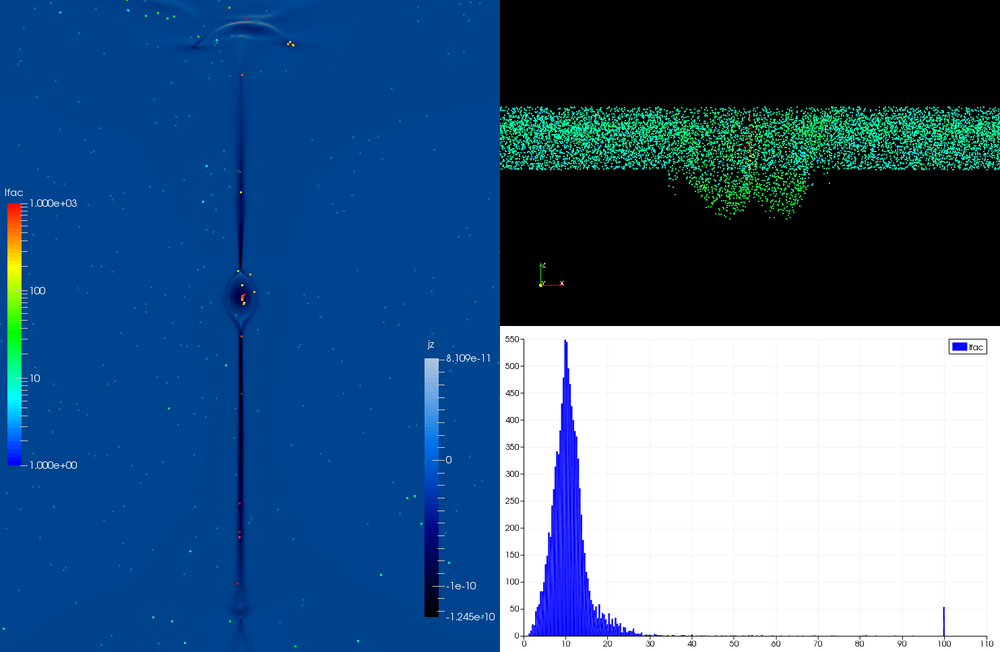
#> input picture tests/CSAM2015/particleSnapshot/particleSnapshot.0100.png, 1000 x 652 px, shrunk from 1484 x 968 before the run
$ python picture_to_vtk.py ../../CSAM2015/particleSnapshot/particleSnapshot.0100.png ../../CSAM2015/particleSnapshot/particleSnapshot.0100.png
#> lines starting #> are read from the running program, lines starting #| are printed output that depends on the picture
#!/usr/bin/env python

from PIL import Image
import numpy as np
import argparse
import sys

p = argparse.ArgumentParser()
p.add_argument('picture', type=str, help='Input picture')
p.add_argument('vtkfile', type=str, help='Output VTK file')
args = p.parse_args()

# Load image data
img = Image.open(args.picture).convert('LA')
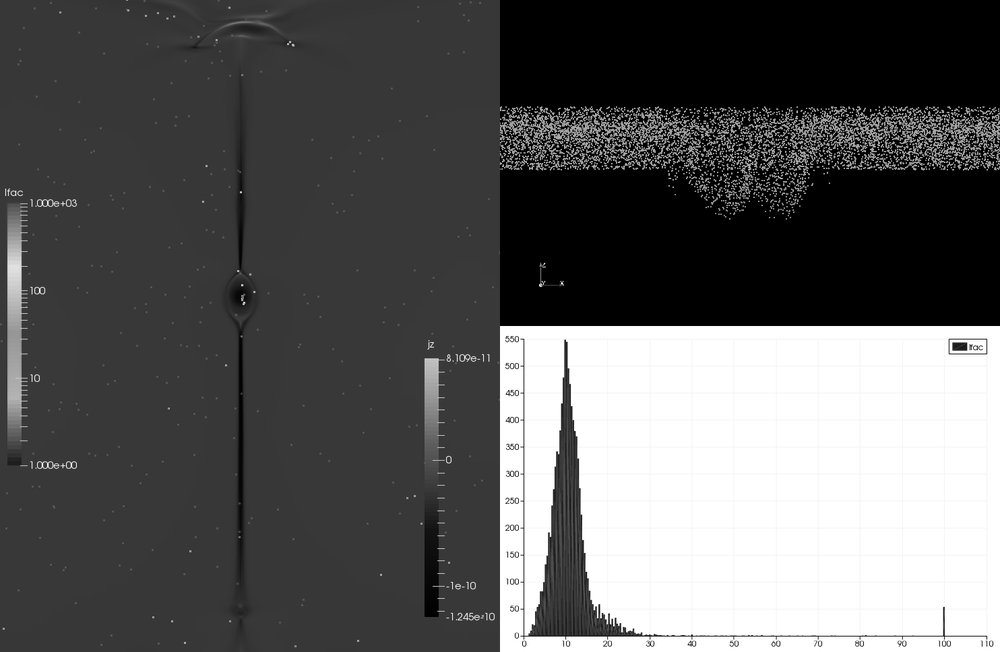
#> img: PIL image 1000x652 LA; mean R, G, B, A 92.5, 92.5, 92.5, 255

# Flip vertically (figure origin is top left instead of bottom left)
img = img.transpose(Image.FLIP_TOP_BOTTOM)
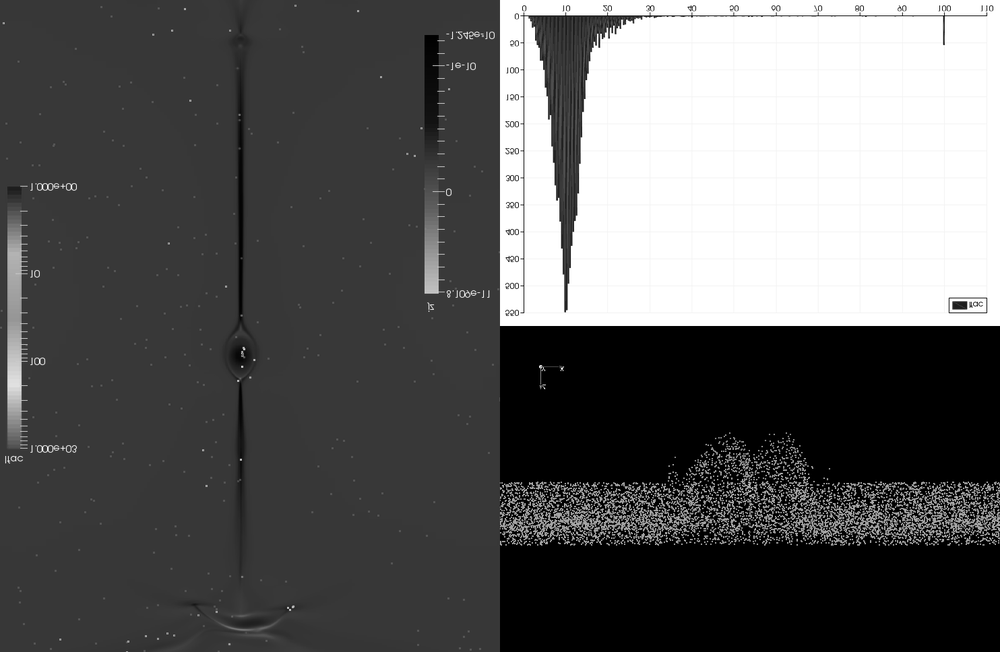
#> img: PIL image 1000x652 LA; mean R, G, B, A 92.5, 92.5, 92.5, 255

# Determine shape of data
picture_shape = img.size
#> picture_shape = (1000, 652)

# Get scalar greyscale data
scalar_data = img.getdata(band=0)

# Generate header
vtk_header="""# vtk DataFile Version 2.0
File generated by picture_to_vtk.py script
ASCII
DATASET STRUCTURED_POINTS
DIMENSIONS {} {} 1
SPACING 1.0 1.0 1.0
ORIGIN 0 0 0
POINT_DATA {}
SCALARS bc_data float 1
LOOKUP_TABLE default""".format(picture_shape[0],
                               picture_shape[1],
                               picture_shape[0] * picture_shape[1])

# Save output
np.savetxt(args.vtkfile, scalar_data, header=vtk_header, comments='')
